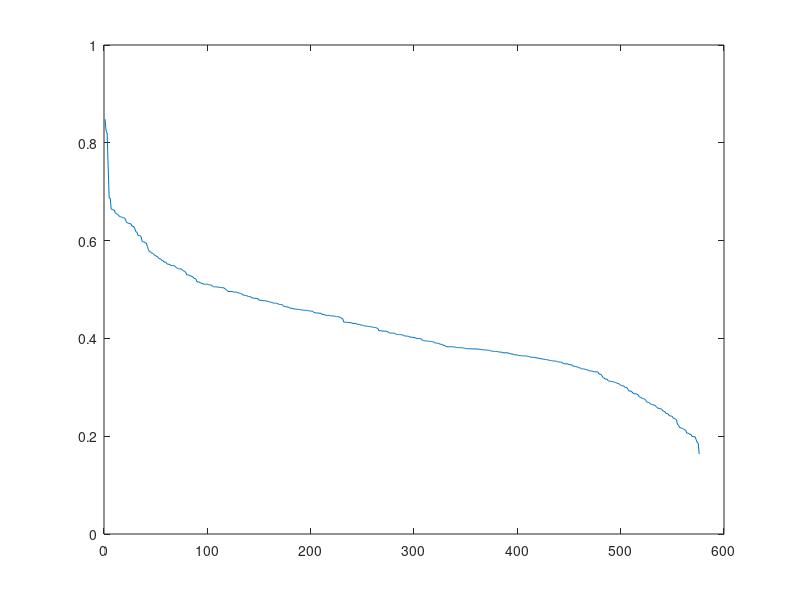
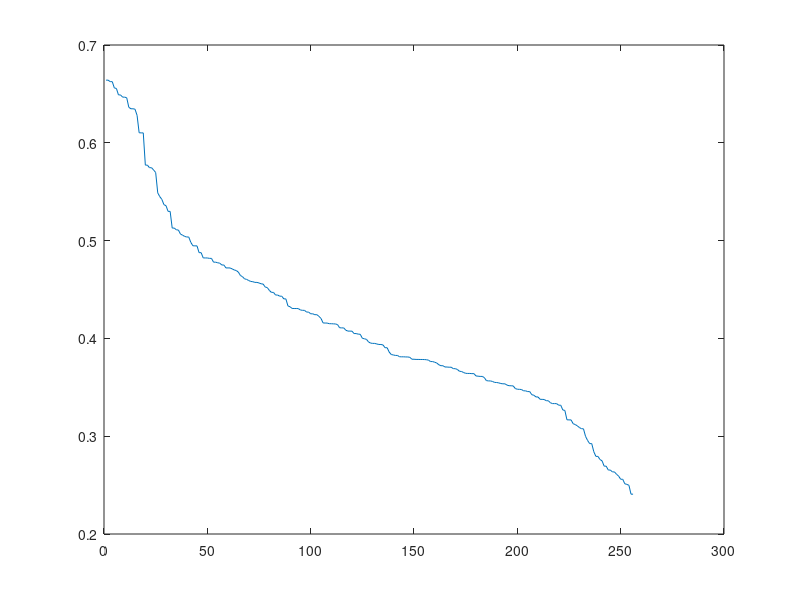

These figures' MATLAB source, in order:
load('myrecord.mat');

nIter = length(allHistoryCor);
allBestCor = zeros(1,nIter);
for i=1:nIter
    tBest = allHistoryCor{i};
    tBest = tBest(end);
    allBestCor(i) = tBest;
end
[allBestCorSorted allBestCorInd] = sort(allBestCor,'descend');
figure;plot(allBestCorSorted);
allBestCorSorted(1)  % 0.8483
% allHistoryCor{allBestCorInd(1)}
allBestSet{allBestCorInd(1)}
% allOption{allBestCorInd(1)}.Res
% allOption{allBestCorInd(1)}.Des


%% analyze if removing tiedrank
allBestCorWithoutTiedrank = [];
Ind2 = [];
for i=1:nIter
    if strcmp(allOption{i}.Res.Pre,'Tiedrank') ||  strcmp(allOption{i}.Des.Pre,'Tiedrank') ...
    ||   strcmp(allOption{i}.Res.Pre,'ZN') ||  strcmp(allOption{i}.Des.Pre,'ZN')            
        continue;
    end
    tBest = allHistoryCor{i};
    tBest = tBest(end);
    allBestCorWithoutTiedrank = [allBestCorWithoutTiedrank tBest];
    Ind2 = [Ind2 i];
end
[allBestCorSorted2 tmp2] = sort(allBestCorWithoutTiedrank,'descend');
figure;plot(allBestCorSorted2)
Ind2 = Ind2(tmp2);
allBestCorSorted2(1)   % 0.6871
allBestSet{Ind2(1)}
allOption{Ind2(1)}.Res
allOption{Ind2(1)}.Des
% best = -inf;
% bestI = [];
% for i=1:576
%     tCor = allHistoryCor{i};
%     tBest = tCor(end);
%     if tBest>best
%         best = tBest;
%         bestI = i;
%     end
% end
% best
% bestI